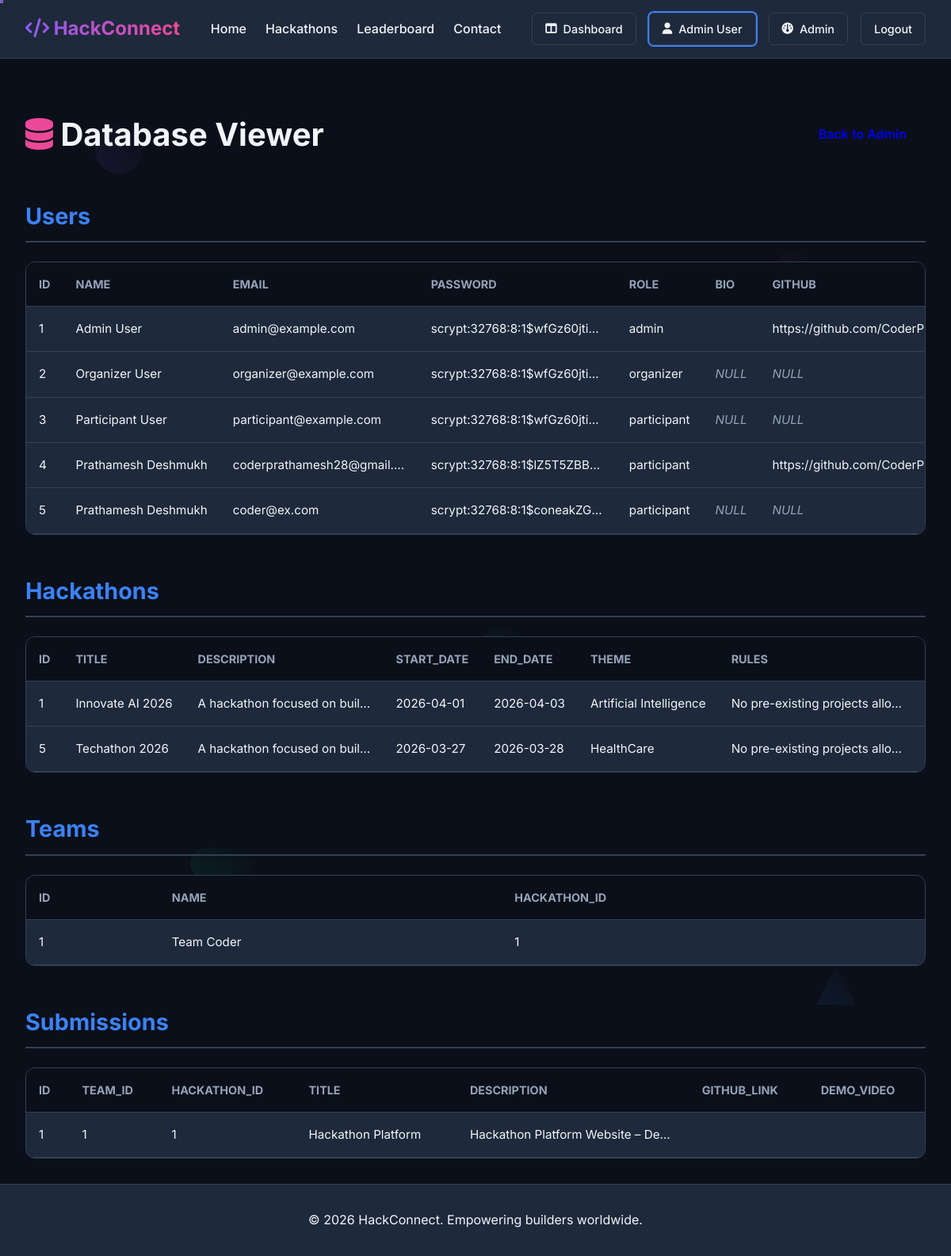
Screenshot of /db_view (signed in) with the database file from the repository.
### tables this page shows
CREATE TABLE users (
    id INTEGER PRIMARY KEY AUTOINCREMENT,
    name TEXT NOT NULL,
    email TEXT UNIQUE NOT NULL,
    password TEXT NOT NULL,
    role TEXT NOT NULL DEFAULT 'participant' -- 'participant', 'organizer', 'admin'
, bio TEXT, github TEXT);

CREATE TABLE hackathons (
    id INTEGER PRIMARY KEY AUTOINCREMENT,
    title TEXT NOT NULL,
    description TEXT NOT NULL,
    start_date TEXT NOT NULL,
    end_date TEXT NOT NULL,
    theme TEXT,
    rules TEXT,
    prize_info TEXT,
    status TEXT DEFAULT 'upcoming', -- 'upcoming', 'active', 'completed'
    organizer_id INTEGER NOT NULL, prizes TEXT,
    FOREIGN KEY(organizer_id) REFERENCES users(id)
);

CREATE TABLE teams (
    id INTEGER PRIMARY KEY AUTOINCREMENT,
    name TEXT NOT NULL,
    hackathon_id INTEGER NOT NULL,
    FOREIGN KEY(hackathon_id) REFERENCES hackathons(id)
);

CREATE TABLE submissions (
    id INTEGER PRIMARY KEY AUTOINCREMENT,
    team_id INTEGER NOT NULL,
    hackathon_id INTEGER NOT NULL,
    title TEXT NOT NULL,
    description TEXT NOT NULL,
    github_link TEXT,
    demo_video TEXT,
    FOREIGN KEY(team_id) REFERENCES teams(id),
    FOREIGN KEY(hackathon_id) REFERENCES hackathons(id)
);

### app.py (the view)
@app.route('/db_view')
def db_view():
    if g.user is None or g.user['role'] not in ['admin', 'organizer']:
        flash('Unauthorized access. Admins only.', 'error')
        return redirect(url_for('index'))
    conn = get_db_connection()
    tables = {
        'Users': conn.execute('SELECT * FROM users').fetchall(),
        'Hackathons': conn.execute('SELECT * FROM hackathons').fetchall(),
        'Teams': conn.execute('SELECT * FROM teams').fetchall(),
        'Submissions': conn.execute('SELECT * FROM submissions').fetchall()
    }
    conn.close()
    return render_template('db_view.html', tables=tables)

### app.py (called while the page is built)
def get_db_connection():
    conn = sqlite3.connect('database.db')
    conn.row_factory = sqlite3.Row
    return conn

@app.before_request
def load_logged_in_user():
    user_id = session.get('user_id')
    if user_id is None:
        g.user = None
    else:
        conn = get_db_connection()
        user = conn.execute('SELECT * FROM users WHERE id = ?', (user_id,)).fetchone()
        conn.close()
        if user:
            g.user = dict(user)
        else:
            g.user = None

### templates/db_view.html
{% extends "layout.html" %}
{% block content %}
<div style="margin-top: 2rem; margin-bottom: 2rem; display: flex; justify-content: space-between; align-items: center;">
    <h1 style="font-size: 2.5rem;"><i class="fa-solid fa-database" style="color: var(--gradient-end);"></i> Database Viewer</h1>
    <a href="{{ url_for('admin') }}" class="btn btn-primary">Back to Admin</a>
</div>
{% for table_name, rows in tables.items() %}
<div style="margin-top: 3rem;">
    <h2 style="font-size: 1.8rem; border-bottom: 2px solid var(--border-color); padding-bottom: 0.5rem; margin-bottom: 1.5rem; color: var(--primary-color);">{{ table_name }}</h2>
    <div style="background: var(--card-bg); border: 1px solid var(--border-color); border-radius: 12px; overflow-x: auto;">
        {% if rows %}
            <table style="width: 100%; border-collapse: collapse; text-align: left; min-width: 600px;">
                <thead style="background: var(--bg-color); border-bottom: 1px solid var(--border-color);">
                    <tr>
                        {% for key in rows[0].keys() %}
                            <th style="padding: 1rem; color: var(--text-muted); font-size: 0.9rem; text-transform: uppercase;">{{ key }}</th>
                        {% endfor %}
                    </tr>
                </thead>
                <tbody>
                    {% for row in rows %}
                        <tr style="border-bottom: 1px solid var(--border-color); transition: background-color 0.2s ease;" onmouseover="this.style.backgroundColor='var(--hover-bg)'" onmouseout="this.style.backgroundColor='transparent'">
                            {% for key in row.keys() %}
                                <td style="padding: 1rem; font-size: 0.95rem; max-width: 250px; overflow: hidden; text-overflow: ellipsis; white-space: nowrap;">
                                    {% if row[key] == None %}
                                        <span style="color: var(--text-muted); font-style: italic;">NULL</span>
                                    {% else %}
                                        {{ row[key] }}
                                    {% endif %}
                                </td>
                            {% endfor %}
                        </tr>
                    {% endfor %}
                </tbody>
            </table>
        {% else %}
            <div style="padding: 2rem; text-align: center; color: var(--text-muted);">
                <i class="fa-solid fa-folder-open" style="font-size: 2rem; margin-bottom: 1rem; display: block; opacity: 0.5;"></i>
                <p>No records found in {{ table_name }} table.</p>
            </div>
        {% endif %}
    </div>
</div>
{% endfor %}
{% endblock %}

### templates/layout.html (shortened to what this page needs)
<!DOCTYPE html>
<html lang="en">
<head>
    <link rel="stylesheet" href="https://cdnjs.cloudflare.com/ajax/libs/font-awesome/6.4.0/css/all.min.css">
    <link rel="stylesheet" href="{{ url_for('static', filename='css/style.css') }}">
</head>
<body>
    <div class="bg-animation" aria-hidden="true">
        <div class="floating-shape shape-1"></div>
        <div class="floating-shape shape-3"></div>
        <div class="floating-shape shape-4"></div>
    </div>
    <nav class="navbar">
        <div class="nav-brand">
            <a href="{{ url_for('index') }}"><i class="fa-solid fa-code"></i> HackConnect</a>
        </div>
        <ul class="nav-links">
            <li><a href="{{ url_for('index') }}">Home</a></li>
            <li><a href="{{ url_for('hackathons_list') }}">Hackathons</a></li>
            <li><a href="{{ url_for('leaderboard') }}">Leaderboard</a></li>
            <li><a href="{{ url_for('contact') }}">Contact</a></li>
        </ul>
        <div class="nav-user">
            {% if g.user %}
                <a href="{{ url_for('dashboard') }}" class="btn btn-secondary"><i class="fa-solid fa-table-columns"></i> Dashboard</a>
                <a href="{{ url_for('profile') }}" class="btn btn-secondary"><i class="fa-solid fa-user"></i> {{ g.user.name }}</a>
                {% if g.user.role in ['admin', 'organizer'] %}
                    <a href="{{ url_for('admin') }}" class="btn btn-secondary"><i class="fa-solid fa-gauge"></i> Admin</a>
                {% endif %}
                <a href="{{ url_for('logout') }}" class="btn btn-secondary">Logout</a>
            {% else %}
                <a href="{{ url_for('login') }}" class="btn btn-secondary">Login</a>
                <a href="{{ url_for('register') }}" class="btn btn-secondary" style="width:auto;">Sign Up</a>
            {% endif %}
        </div>
    </nav>
    <main class="container fade-in">
        {% block content %}{% endblock %}
    </main>
    <footer>
        <p>&copy; 2026 HackConnect. Empowering builders worldwide.</p>
    </footer>
</body>
</html>

### static/css/style.css (style rules this page uses)
:root { --bg-color: #0b0f19; --text-color: #f1f5f9; --text-muted: #94a3b8; --primary-color: #3b82f6; --secondary-color: #10b981; --card-bg: #1e293b; --border-color: #334155; --hover-bg: #2dd4bf; --gradient-start: #8b5cf6; --gradient-end: #ec4899; --input-bg: #0f172a; }
* { box-sizing: border-box; margin: 0; padding: 0; }
body { font-family: 'Inter', -apple-system, BlinkMacSystemFont, "Segoe UI", Helvetica, Arial, sans-serif; background-color: var(--bg-color); color: var(--text-color); line-height: 1.6; min-height: 100vh; display: flex; flex-direction: column; }
.navbar { display: flex; justify-content: space-between; align-items: center; padding: 1rem 2rem; background-color: var(--card-bg); border-bottom: 1px solid var(--border-color); position: sticky; top: 0; z-index: 1000; }
.nav-brand a { font-size: 1.5rem; font-weight: 700; color: var(--text-color); text-decoration: none; background: linear-gradient(90deg, var(--gradient-start), var(--gradient-end)); -webkit-background-clip: text; -webkit-text-fill-color: transparent; }
.nav-links { display: flex; list-style: none; gap: 1.5rem; align-items: center; }
.nav-links a { color: var(--text-color); text-decoration: none; font-weight: 500; transition: color 0.3s ease; }
.nav-user { display: flex; align-items: center; gap: 1rem; }
.nav-user .btn:nth-child(2) { animation: outlinePulse 2s ease-in-out infinite; box-shadow: 0 0 0 2px var(--primary-color); }
.container { flex: 1; width: 100%; max-width: 1200px; margin: 0 auto; padding: 2rem; }
.fade-in { animation: fadeIn 0.4s ease-out forwards; }
.btn { display: inline-block; padding: 0.75rem 1.5rem; border-radius: 6px; font-size: 1rem; font-weight: 600; cursor: pointer; text-align: center; text-decoration: none; transition: all 0.3s ease; border: none; }
.btn-secondary { background: transparent; color: var(--text-color); border: 1px solid var(--border-color); padding: 0.5rem 1rem; border-radius: 6px; font-size: 0.9rem; font-weight: 500; cursor: pointer; text-align: center; text-decoration: none; transition: all 0.3s ease; display: inline-flex; align-items: center; gap: 0.5rem; }
footer { text-align: center; padding: 2rem; background-color: var(--card-bg); border-top: 1px solid var(--border-color); margin-top: auto; }
body { cursor: none; }
.floating-shape { position: absolute; opacity: 0.1; pointer-events: none; animation: float 20s ease-in-out infinite; }
.shape-1 { top: 10%; left: 10%; width: 60px; height: 60px; background: linear-gradient(45deg, var(--gradient-start), transparent); border-radius: 50%; animation-delay: 0s; }
.shape-3 { bottom: 30%; left: 20%; width: 80px; height: 40px; background: linear-gradient(45deg, var(--secondary-color), transparent); border-radius: 40px; animation-delay: 4s; }
.shape-4 { bottom: 20%; right: 10%; width: 50px; height: 50px; background: linear-gradient(45deg, var(--primary-color), transparent); clip-path: polygon(50% 0%, 0% 100%, 100% 100%); animation-delay: 6s; }

### rows the page displays
users: user.name "Admin User", id "1" "Admin User" "admin@example.com" "scrypt:32768:8:1$wfGz60jti…" "admin" "https://github.com/CoderPr…"
users: id "2" "Organizer User" "organizer@example.com" "scrypt:32768:8:1$wfGz60jti…" "organizer"
users: id "3" "Participant User" "participant@example.com" "scrypt:32768:8:1$wfGz60jti…" "participant"
users: id "4" "Prathamesh Deshmukh" "coderprathamesh28@gmail.…" "scrypt:32768:8:1$lZ5T5ZBB…" "participant" "https://github.com/CoderPr…"
users: id "5" "Prathamesh Deshmukh" "coder@ex.com" "scrypt:32768:8:1$coneakZG…" "participant"
hackathons: id "1" "Innovate AI 2026" "A hackathon focused on buil…" "2026-04-01" "2026-04-03" "Artificial Intelligence" "No pre-existing projects allo…"
hackathons: id "5" "Techathon 2026" "A hackathon focused on buil…" "2026-03-27" "2026-03-28" "HealthCare" "No pre-existing projects allo…"
teams: id "1" "Team Coder" "1"
submissions: id "1" "1" "1" "Hackathon Platform" "Hackathon Platform Website – Des…"

### other values shown
{{ table_name }} "Users" "Hackathons" "Teams" "Submissions"
{{ key }} "ID" "NAME" "EMAIL" "PASSWORD" "ROLE" "BIO" "GITHUB" "ID" "TITLE" "DESCRIPTION" "START_DATE" "END_DATE" "THEME" "RULES" "ID" "NAME" "HACKATHON_ID" "ID" "TEAM_ID" "HACKATHON_ID" "TITLE" "DESCRIPTION" "GITHUB_LINK" "DEMO_VIDEO"
